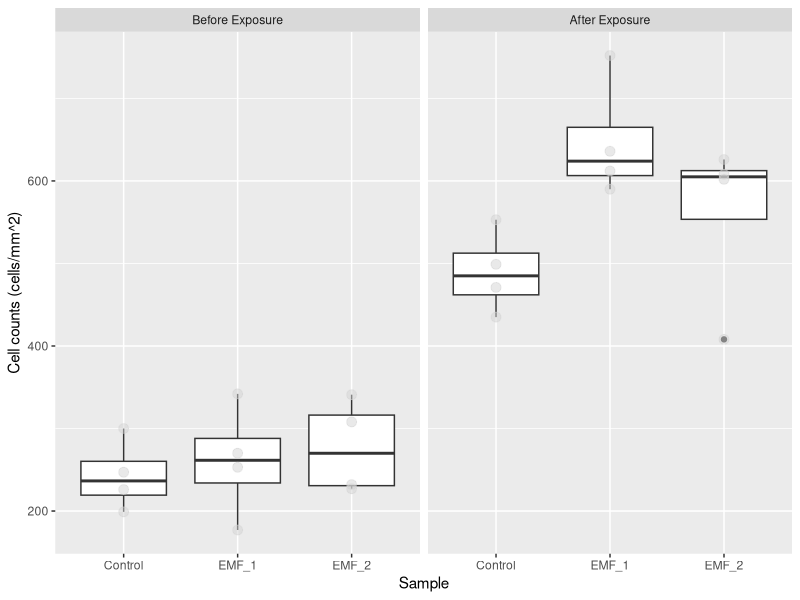
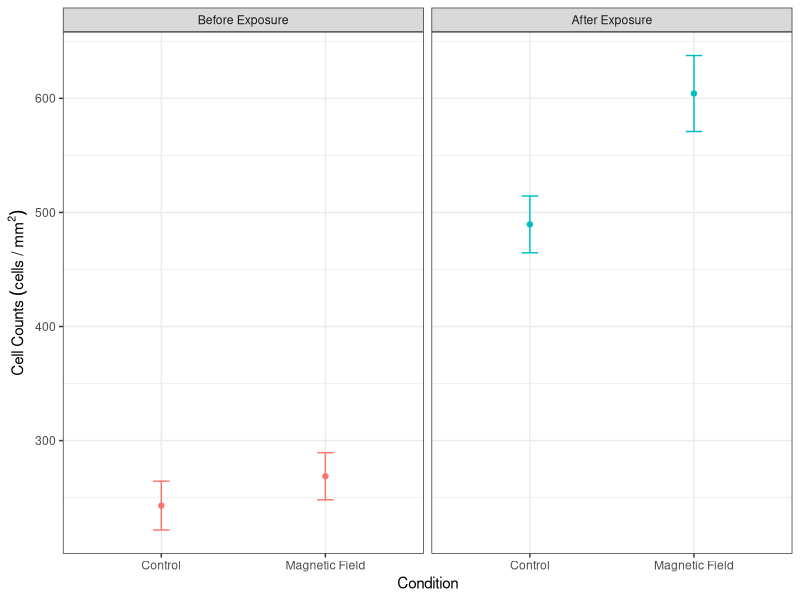

Write the R code that produced these figures, in order.
## ---- chunk 1
# clear the environment
rm(list = ls())

# import the libraries that we will use
library(ggplot2)
library(dplyr)
library(here)
library(ggfortify)

## ---- chunk 2
# import the data set that we will be analysing, the stringsAsFactors = True argument converts categorical data to factors so we can analyse the levels
counts <- read.csv(here("Data", "MH_Cellcountdata_11-1.csv"),stringsAsFactors = TRUE)

# take a look at the structure of the data
glimpse(counts)
## ---- chunk 3
# convert the count trial to factor data
counts$Count_trial<-as.factor(counts$Count_trial) 


# select the first two counts (before and after the EMF exposure) because the third count is skewed due to the lack of CO2 that the cells were exposed to between the 2nd and 3rd counts

counts <- counts %>% filter(Count_trial == c("1", "2"))

# recode the counts to be before and after exposure
counts$Count_trial <- recode(counts$Count_trial, "1" = 'Before Exposure', "2" = 'After Exposure')
## ---- chunk 4
# make a box plot of the data
ggplot(counts, aes(x = Condition, y = Counts)) +
geom_boxplot()+
  geom_point(size = 3, colour = 'lightgrey', alpha = 0.5)+
  facet_wrap(~Count_trial)+
  xlab("Sample") +
  ylab("Cell counts (cells/mm^2)")
## ---- chunk 5
# reassign the values of the different EMF conditions to combine them
counts$Condition <- recode(counts$Condition, EMF_1 = 'Magnetic Field', EMF_2 = 'Magnetic Field', Control = 'Control')

## ---- chunk 6
# find the means of the cell counts and put them in a new table
mean_counts <- counts %>% group_by(Condition,Count_trial) %>% summarise(
  meancounts = mean(Counts),
  secounts = sd(Counts)/sqrt(sum(!is.na(Counts))                                                             ))
## ---- chunk 7
# create scatterplot with error bars
ggplot(mean_counts, aes(Condition, meancounts, color = Count_trial))+
     geom_point()+
     geom_line()+
     geom_errorbar(aes(ymin = meancounts - secounts,
                       ymax = meancounts + secounts), width = 0.1)+
    theme_bw()+
    facet_wrap(~Count_trial)+
    theme(legend.position="none")+
    xlab("Condition")+
    ylab(expression(Cell~Counts~(cells~"/"~mm^2)))
         
